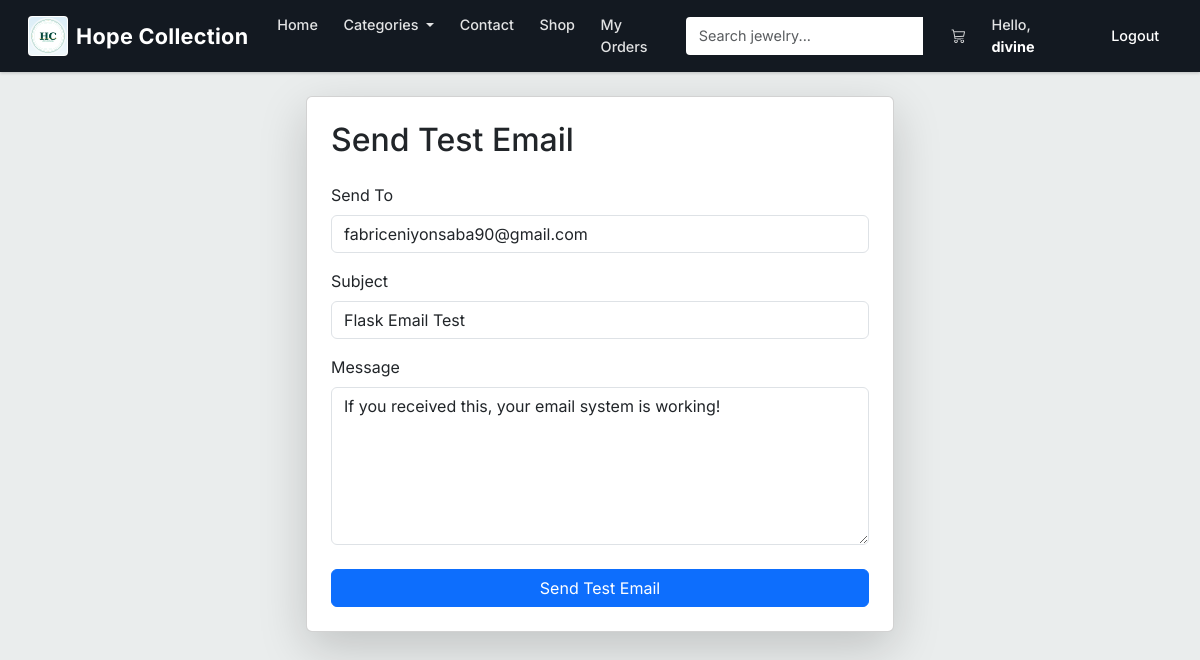
The app's page /test-email (signed in) with its own data.
### market/models.py (models this page shows, shortened)
class SiteSettings(db.Model):
    __tablename__ = 'site_settings'
    id               = db.Column(db.Integer, primary_key=True)
    business_name    = db.Column(db.String(100), nullable=False, default='Hope Collection')
    tagline          = db.Column(db.String(255), default='Your one-stop boutique for elegance.')
    logo_url         = db.Column(db.String(255), default='')
    meta_description = db.Column(db.String(255), default='Hope Collection - Quality jewelry, electronics, and accessories.')
    whatsapp_number  = db.Column(db.String(20), nullable=False, default='250789174857')
    contact_email    = db.Column(db.String(120), nullable=False, default='niyonsabafabrice03@gmail.com')
    business_phone   = db.Column(db.String(20))
    business_address = db.Column(db.String(255))
    facebook_url     = db.Column(db.String(255))
    instagram_url    = db.Column(db.String(255))
    currency_code    = db.Column(db.String(10), default='RWF')
    delivery_fee     = db.Column(db.Integer, default=0)
    about_content    = db.Column(db.Text, default='Welcome to Hope Collection. We provide quality products and services.')

class User(db.Model, UserMixin):  # ✅ FIXED: only ONE User class (merged both into this one)
    __tablename__ = 'user'
    id               = db.Column(db.Integer, primary_key=True)
    username         = db.Column(db.String(100), nullable=False, unique=True)
    email_address    = db.Column(db.String(120), nullable=False, unique=True)
    password_hash    = db.Column(db.String(200), nullable=False)
    budget           = db.Column(db.Integer, nullable=False, default=1000)
    is_admin         = db.Column(db.Boolean, default=False)
    created_at       = db.Column(db.DateTime, default=lambda: datetime.now(timezone.utc))
    top_up_requests  = db.relationship(
                            'TopUpRequest',
                            backref='requester',           # ✅ FIXED: renamed backref to avoid clash with Transaction backref 'user'
                            lazy=True,
                            foreign_keys='TopUpRequest.user_id'
                        )
    transactions     = db.relationship('Transaction', backref='user', lazy=True)  # ✅ FIXED: moved here from duplicate class
    @property
    def password(self):
        raise AttributeError('Password is not a readable attribute!')

### market/routes.py (the view, shortened to what this page needs)
@app.route('/test-email', methods=['GET', 'POST'])
@login_required
def test_email():
    form = TestEmailForm(
        to=current_user.email_address,
        subject='Flask Email Test',
        message='If you received this, your email system is working!'
    )
    return render_template('test_email.html', form=form)

### market/forms.py
class TestEmailForm(FlaskForm):
    to = StringField(
        label='Send To',
        validators=[DataRequired(), Email()]
    )
    subject = StringField(
        label='Subject',
        validators=[DataRequired(), Length(max=120)]
    )
    message = TextAreaField(
        label='Message',
        validators=[DataRequired(), Length(max=1000)]
    )
    submit = SubmitField(label='Send Test Email')

### market/models.py (called while the page is built)
@login_manager.user_loader
def load_user(user_id):
    return db.session.get(User, int(user_id))  # ✅ FIXED: replaced deprecated User.query.get()

### market/templates/test_email.html (shortened to what this page needs)
{% extends 'base.html' %}
{% block content %}
<div class="row justify-content-center">
    <div class="col-md-7 col-lg-6">
        <div class="card shadow-lg mt-4">
            <div class="card-body p-4">
                <h2 class="card-title mb-4">Send Test Email</h2>
                <form method="POST">
                    <div class="mb-3">
                        {{ form.to.label(class="form-label") }}
                        {% if form.to.errors %}
                            {{ form.to(class="form-control is-invalid") }}
                            <div class="invalid-feedback">
                                {% for error in form.to.errors %}
                                    <span>{{ error }}</span>
                                {% endfor %}
                            </div>
                        {% else %}
                            {{ form.to(class="form-control", placeholder="recipient@example.com") }}
                        {% endif %}
                    </div>
                    <div class="mb-3">
                        {{ form.subject.label(class="form-label") }}
                        {% if form.subject.errors %}
                            {{ form.subject(class="form-control is-invalid") }}
                            <div class="invalid-feedback">
                                {% for error in form.subject.errors %}
                                    <span>{{ error }}</span>
                                {% endfor %}
                            </div>
                        {% else %}
                            {{ form.subject(class="form-control") }}
                        {% endif %}
                    </div>
                    <div class="mb-4">
                        {{ form.message.label(class="form-label") }}
                        {% if form.message.errors %}
                            {{ form.message(class="form-control is-invalid", rows="6") }}
                            <div class="invalid-feedback">
                                {% for error in form.message.errors %}
                                    <span>{{ error }}</span>
                                {% endfor %}
                            </div>
                        {% else %}
                            {{ form.message(class="form-control", rows="6") }}
                        {% endif %}
                    </div>
                    {{ form.submit(class="btn btn-primary w-100") }}
                </form>
            </div>
        </div>
    </div>
</div>
{% endblock %}

### market/templates/base.html (shortened to what this page needs)
<!DOCTYPE html>
<html lang="en">
<head>
    <link href="https://cdn.jsdelivr.net/npm/bootstrap@5.3.0/dist/css/bootstrap.min.css" rel="stylesheet">
    <link rel="stylesheet" href="https://cdn.jsdelivr.net/npm/bootstrap-icons@1.11.3/font/bootstrap-icons.css">
    <link rel="stylesheet" href="{{ url_for('static', filename='css/storefront.css') }}">
</head>
<body>
<nav class="navbar navbar-expand-lg navbar-light sticky-top navbar-custom">
    <div class="container-fluid">
        <a class="navbar-brand" href="{{ url_for('home_page') }}">
            {% if site_settings.logo_url and site_settings.logo_url != '/static/images/logo.png' %}
                <img src="{{ site_settings.logo_url }}" alt="{{ site_settings.business_name }} logo" class="brand-logo" onerror="this.classList.add('d-none'); this.nextElementSibling.classList.remove('d-none');">
            {% else %}
                <span class="brand-mark">{{ site_settings.business_name[:2].upper() if site_settings.business_name else 'HC' }}</span>
            {% endif %}
            <span class="brand-text">{{ site_settings.business_name }}</span>
        </a>
        <div class="collapse navbar-collapse" id="navbarNav">
            <ul class="navbar-nav me-auto">
                <li class="nav-item">
                    <a class="nav-link px-3" href="{{ url_for('home_page') }}">Home</a>
                </li>
                <li class="nav-item dropdown">
                    <a class="nav-link dropdown-toggle px-3" href="#" id="navbarDropdown" role="button" data-bs-toggle="dropdown">
                        Categories
                    </a>
                </li>
                <li class="nav-item">
                    <a class="nav-link px-3" href="{{ url_for('contact_page') }}">Contact</a>
                </li>
                {% if current_user.is_authenticated %}
                <li class="nav-item">
                    <a class="nav-link px-3" href="{{ url_for('market_page') }}">Shop</a>
                </li>
                <li class="nav-item">
                    <a class="nav-link px-3" href="{{ url_for('transaction_history') }}">My Orders</a>
                </li>
                {% endif %}
            </ul>
            <form class="d-flex me-lg-3 my-2 my-lg-0">
                <div class="input-group">
                    <input class="form-control search-bar-nav" type="search" placeholder="Search jewelry..." aria-label="Search">
                </div>
            </form>
            <ul class="navbar-nav align-items-lg-center">
                {% if current_user.is_authenticated %}
                    <li class="nav-item">
                        <a class="nav-link px-3" href="{{ url_for('view_cart') }}">
                            <i class="bi bi-cart3"></i>
                            {% set cart = session.get('cart', []) %}
                        </a>
                    </li>
                    <li class="nav-item">
                        <span class="nav-link px-3 nav-greeting">Hello, <strong>{{ current_user.username }}</strong></span>
                    </li>
                    <li class="nav-item">
                        <a class="nav-link btn btn-sm btn-outline-dark ms-lg-2" href="{{ url_for('logout_page') }}">Logout</a>
                    </li>
                {% endif %}
            </ul>
        </div>
    </div>
</nav>
<main>
    {% block content %}
    {% endblock %}
</main>
</body>
</html>

### market/static/css/storefront.css (style rules this page uses)
:root { --ink: #0f1111; --muted: #565959; --paper: #eaeded; --cream: #f3efe7; --line: rgba(15, 17, 17, 0.11); --gold: #c7923e; --green: #198754; --amazon-blue: #146eb4; --amazon-orange: #febd69; --amazon-yellow: #f3a847; --card-bg: #ffffff; --hero-gradient: linear-gradient(135deg, #1a1a2e, #16213e, #0f3460); --shadow-sm: 0 2px 5px rgba(0,0,0,0.06); --shadow-md: 0 4px 12px rgba(0,0,0,0.10); --shadow-lg: 0 8px 30px rgba(0,0,0,0.12); }
* { letter-spacing: 0; box-sizing: border-box; }
body { color: var(--ink); background: var(--paper); font-family: Inter, ui-sans-serif, system-ui, -apple-system, BlinkMacSystemFont, "Segoe UI", sans-serif; }
.navbar-custom { background: #131921; border-bottom: none; box-shadow: 0 1px 3px rgba(0,0,0,0.2); padding: 0.4rem 1rem; min-height: 60px; }
.navbar-custom .container-fluid { max-width: 1280px; }
.navbar-brand { align-items: center; color: #fff !important; display: inline-flex; gap: 0.5rem; font-weight: 700; font-size: 1.35rem; text-decoration: none; transition: opacity 0.2s; padding: 0; }
.navbar-brand span.brand-text { color: #fff; font-weight: 700; letter-spacing: 0.3px; font-family: 'Inter', sans-serif; }
.brand-logo { height: 40px; width: 40px; object-fit: contain; border-radius: 4px; margin-right: 0; background: #fff; border: 1px solid rgba(255,255,255,0.15); }
.navbar-custom .nav-link { color: rgba(255,255,255,0.88) !important; font-weight: 500; font-size: 0.9rem; padding: 0.5rem 0.8rem !important; border-radius: 3px; transition: all 0.15s ease; }
.nav-greeting { color: rgba(255,255,255,0.8) !important; font-size: 0.85rem; background: transparent !important; border-radius: 3px; padding: 0.4rem 0.6rem !important; }
.nav-greeting strong { color: #fff; }
.search-bar-nav { background: #fff; border: 1px solid transparent; color: #0f1111 !important; border-radius: 4px 0 0 4px; font-size: 0.9rem; min-height: 38px; }
.navbar-custom .btn-outline-dark { border-color: rgba(255,255,255,0.3); color: #fff !important; }

### records on screen
SiteSettings: logo_url (picture), business_name "Hope Collection"
User: username "divine"
